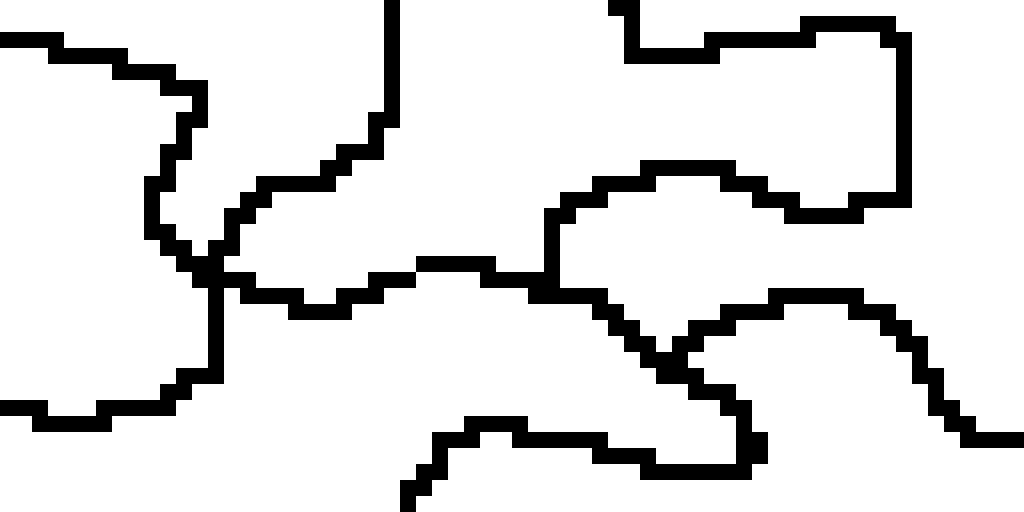

Rendered tile map (Tiled .tmx) drawn with the repository's tilesets; below, a short description and the full map source, tile grids included:
An orthogonal 64x32 tile map with 16x16 px tiles, 1 tile layer (Tile Layer 1).

<map version="1.10" tiledversion="1.11.0" orientation="orthogonal" renderorder="right-down" width="64" height="32" tilewidth="16" tileheight="16" infinite="0" nextlayerid="2" nextobjectid="1">
 <tileset firstgid="1" source="tileset.tsx" />
 <layer id="1" name="Tile Layer 1" width="64" height="32">
  <data encoding="csv">
1,1,1,1,1,1,1,1,1,1,1,1,1,1,1,1,1,1,1,1,1,1,1,1,2,1,1,1,1,1,1,1,1,1,1,1,1,1,2,2,1,1,1,1,1,1,1,1,1,1,1,1,1,1,1,1,1,1,1,1,1,1,1,1,
1,1,1,1,1,1,1,1,1,1,1,1,1,1,1,1,1,1,1,1,1,1,1,1,2,1,1,1,1,1,1,1,1,1,1,1,1,1,1,2,1,1,1,1,1,1,1,1,1,1,2,2,2,2,2,2,1,1,1,1,1,1,1,1,
2,2,2,2,1,1,1,1,1,1,1,1,1,1,1,1,1,1,1,1,1,1,1,1,2,1,1,1,1,1,1,1,1,1,1,1,1,1,1,2,1,1,1,1,2,2,2,2,2,2,2,1,1,1,1,2,2,1,1,1,1,1,1,1,
1,1,1,2,2,2,2,2,1,1,1,1,1,1,1,1,1,1,1,1,1,1,1,1,2,1,1,1,1,1,1,1,1,1,1,1,1,1,1,2,2,2,2,2,2,1,1,1,1,1,1,1,1,1,1,1,2,1,1,1,1,1,1,1,
1,1,1,1,1,1,1,2,2,2,2,1,1,1,1,1,1,1,1,1,1,1,1,1,2,1,1,1,1,1,1,1,1,1,1,1,1,1,1,1,1,1,1,1,1,1,1,1,1,1,1,1,1,1,1,1,2,1,1,1,1,1,1,1,
1,1,1,1,1,1,1,1,1,1,2,2,2,1,1,1,1,1,1,1,1,1,1,1,2,1,1,1,1,1,1,1,1,1,1,1,1,1,1,1,1,1,1,1,1,1,1,1,1,1,1,1,1,1,1,1,2,1,1,1,1,1,1,1,
1,1,1,1,1,1,1,1,1,1,1,1,2,1,1,1,1,1,1,1,1,1,1,1,2,1,1,1,1,1,1,1,1,1,1,1,1,1,1,1,1,1,1,1,1,1,1,1,1,1,1,1,1,1,1,1,2,1,1,1,1,1,1,1,
1,1,1,1,1,1,1,1,1,1,1,2,2,1,1,1,1,1,1,1,1,1,1,2,2,1,1,1,1,1,1,1,1,1,1,1,1,1,1,1,1,1,1,1,1,1,1,1,1,1,1,1,1,1,1,1,2,1,1,1,1,1,1,1,
1,1,1,1,1,1,1,1,1,1,1,2,1,1,1,1,1,1,1,1,1,1,1,2,1,1,1,1,1,1,1,1,1,1,1,1,1,1,1,1,1,1,1,1,1,1,1,1,1,1,1,1,1,1,1,1,2,1,1,1,1,1,1,1,
1,1,1,1,1,1,1,1,1,1,2,2,1,1,1,1,1,1,1,1,1,2,2,2,1,1,1,1,1,1,1,1,1,1,1,1,1,1,1,1,1,1,1,1,1,1,1,1,1,1,1,1,1,1,1,1,2,1,1,1,1,1,1,1,
1,1,1,1,1,1,1,1,1,1,2,1,1,1,1,1,1,1,1,1,2,2,1,1,1,1,1,1,1,1,1,1,1,1,1,1,1,1,1,1,2,2,2,2,2,2,1,1,1,1,1,1,1,1,1,1,2,1,1,1,1,1,1,1,
1,1,1,1,1,1,1,1,1,2,2,1,1,1,1,1,2,2,2,2,2,1,1,1,1,1,1,1,1,1,1,1,1,1,1,1,1,2,2,2,2,1,1,1,1,2,2,2,1,1,1,1,1,1,1,1,2,1,1,1,1,1,1,1,
1,1,1,1,1,1,1,1,1,2,1,1,1,1,1,2,2,1,1,1,1,1,1,1,1,1,1,1,1,1,1,1,1,1,1,2,2,2,1,1,1,1,1,1,1,1,1,2,2,2,1,1,1,2,2,2,2,1,1,1,1,1,1,1,
1,1,1,1,1,1,1,1,1,2,1,1,1,1,2,2,1,1,1,1,1,1,1,1,1,1,1,1,1,1,1,1,1,1,2,2,1,1,1,1,1,1,1,1,1,1,1,1,1,2,2,2,2,2,1,1,1,1,1,1,1,1,1,1,
1,1,1,1,1,1,1,1,1,2,2,1,1,1,2,1,1,1,1,1,1,1,1,1,1,1,1,1,1,1,1,1,1,1,2,1,1,1,1,1,1,1,1,1,1,1,1,1,1,1,1,1,1,1,1,1,1,1,1,1,1,1,1,1,
1,1,1,1,1,1,1,1,1,1,2,2,1,2,2,1,1,1,1,1,1,1,1,1,1,1,1,1,1,1,1,1,1,1,2,1,1,1,1,1,1,1,1,1,1,1,1,1,1,1,1,1,1,1,1,1,1,1,1,1,1,1,1,1,
1,1,1,1,1,1,1,1,1,1,1,2,2,2,1,1,1,1,1,1,1,1,1,1,1,1,2,2,2,2,2,1,1,1,2,1,1,1,1,1,1,1,1,1,1,1,1,1,1,1,1,1,1,1,1,1,1,1,1,1,1,1,1,1,
1,1,1,1,1,1,1,1,1,1,1,1,2,2,2,2,1,1,1,1,1,1,1,2,2,2,1,1,1,1,2,2,2,2,2,1,1,1,1,1,1,1,1,1,1,1,1,1,1,1,1,1,1,1,1,1,1,1,1,1,1,1,1,1,
1,1,1,1,1,1,1,1,1,1,1,1,1,2,1,2,2,2,2,1,1,2,2,2,1,1,1,1,1,1,1,1,1,2,2,2,2,2,1,1,1,1,1,1,1,1,1,1,2,2,2,2,2,2,1,1,1,1,1,1,1,1,1,1,
1,1,1,1,1,1,1,1,1,1,1,1,1,2,1,1,1,1,2,2,2,2,1,1,1,1,1,1,1,1,1,1,1,1,1,1,1,2,2,1,1,1,1,1,1,2,2,2,2,1,1,1,1,2,2,2,1,1,1,1,1,1,1,1,
1,1,1,1,1,1,1,1,1,1,1,1,1,2,1,1,1,1,1,1,1,1,1,1,1,1,1,1,1,1,1,1,1,1,1,1,1,1,2,2,1,1,1,2,2,2,1,1,1,1,1,1,1,1,1,2,2,1,1,1,1,1,1,1,
1,1,1,1,1,1,1,1,1,1,1,1,1,2,1,1,1,1,1,1,1,1,1,1,1,1,1,1,1,1,1,1,1,1,1,1,1,1,1,2,2,1,2,2,1,1,1,1,1,1,1,1,1,1,1,1,2,2,1,1,1,1,1,1,
1,1,1,1,1,1,1,1,1,1,1,1,1,2,1,1,1,1,1,1,1,1,1,1,1,1,1,1,1,1,1,1,1,1,1,1,1,1,1,1,2,2,2,1,1,1,1,1,1,1,1,1,1,1,1,1,1,2,1,1,1,1,1,1,
1,1,1,1,1,1,1,1,1,1,1,2,2,2,1,1,1,1,1,1,1,1,1,1,1,1,1,1,1,1,1,1,1,1,1,1,1,1,1,1,1,2,2,2,1,1,1,1,1,1,1,1,1,1,1,1,1,2,2,1,1,1,1,1,
1,1,1,1,1,1,1,1,1,1,2,2,1,1,1,1,1,1,1,1,1,1,1,1,1,1,1,1,1,1,1,1,1,1,1,1,1,1,1,1,1,1,1,2,2,2,1,1,1,1,1,1,1,1,1,1,1,1,2,1,1,1,1,1,
2,2,2,1,1,1,2,2,2,2,2,1,1,1,1,1,1,1,1,1,1,1,1,1,1,1,1,1,1,1,1,1,1,1,1,1,1,1,1,1,1,1,1,1,1,2,2,1,1,1,1,1,1,1,1,1,1,1,2,2,1,1,1,1,
1,1,2,2,2,2,2,1,1,1,1,1,1,1,1,1,1,1,1,1,1,1,1,1,1,1,1,1,1,2,2,2,2,1,1,1,1,1,1,1,1,1,1,1,1,1,2,1,1,1,1,1,1,1,1,1,1,1,1,2,2,1,1,1,
1,1,1,1,1,1,1,1,1,1,1,1,1,1,1,1,1,1,1,1,1,1,1,1,1,1,1,2,2,2,1,1,2,2,2,2,2,2,1,1,1,1,1,1,1,1,2,2,1,1,1,1,1,1,1,1,1,1,1,1,2,2,2,2,
1,1,1,1,1,1,1,1,1,1,1,1,1,1,1,1,1,1,1,1,1,1,1,1,1,1,1,2,1,1,1,1,1,1,1,1,1,2,2,2,2,1,1,1,1,1,2,2,1,1,1,1,1,1,1,1,1,1,1,1,1,1,1,1,
1,1,1,1,1,1,1,1,1,1,1,1,1,1,1,1,1,1,1,1,1,1,1,1,1,1,2,2,1,1,1,1,1,1,1,1,1,1,1,1,2,2,2,2,2,2,2,1,1,1,1,1,1,1,1,1,1,1,1,1,1,1,1,1,
1,1,1,1,1,1,1,1,1,1,1,1,1,1,1,1,1,1,1,1,1,1,1,1,1,2,2,1,1,1,1,1,1,1,1,1,1,1,1,1,1,1,1,1,1,1,1,1,1,1,1,1,1,1,1,1,1,1,1,1,1,1,1,1,
1,1,1,1,1,1,1,1,1,1,1,1,1,1,1,1,1,1,1,1,1,1,1,1,1,2,1,1,1,1,1,1,1,1,1,1,1,1,1,1,1,1,1,1,1,1,1,1,1,1,1,1,1,1,1,1,1,1,1,1,1,1,1,1
</data>
 </layer>
</map>